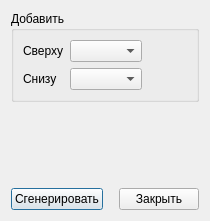
<?xml version="1.0" encoding="UTF-8"?>
<ui version="4.0">
 <class>Dialog_edit_print</class>
 <widget class="QDialog" name="Dialog_edit_print">
  <property name="geometry">
   <rect>
    <x>0</x>
    <y>0</y>
    <width>210</width>
    <height>221</height>
   </rect>
  </property>
  <property name="windowTitle">
   <string>Dialog</string>
  </property>
  <layout class="QVBoxLayout" name="verticalLayout_2">
   <item>
    <widget class="QGroupBox" name="groupBox">
     <property name="title">
      <string>Добавить</string>
     </property>
     <layout class="QVBoxLayout" name="verticalLayout">
      <item>
       <layout class="QGridLayout" name="gridLayout">
        <item row="0" column="0">
         <widget class="QLabel" name="label">
          <property name="text">
           <string>Сверху</string>
          </property>
         </widget>
        </item>
        <item row="0" column="1">
         <widget class="QComboBox" name="comboBox"/>
        </item>
        <item row="1" column="0">
         <widget class="QLabel" name="label_2">
          <property name="text">
           <string>Снизу</string>
          </property>
         </widget>
        </item>
        <item row="1" column="1">
         <widget class="QComboBox" name="comboBox_2"/>
        </item>
        <item row="1" column="2">
         <spacer name="horizontalSpacer">
          <property name="orientation">
           <enum>Qt::Horizontal</enum>
          </property>
          <property name="sizeHint" stdset="0">
           <size>
            <width>40</width>
            <height>20</height>
           </size>
          </property>
         </spacer>
        </item>
       </layout>
      </item>
     </layout>
    </widget>
   </item>
   <item>
    <spacer name="verticalSpacer">
     <property name="orientation">
      <enum>Qt::Vertical</enum>
     </property>
     <property name="sizeHint" stdset="0">
      <size>
       <width>20</width>
       <height>40</height>
      </size>
     </property>
    </spacer>
   </item>
   <item>
    <layout class="QHBoxLayout" name="horizontalLayout">
     <item>
      <widget class="QPushButton" name="pushButton_generate">
       <property name="text">
        <string>Сгенерировать</string>
       </property>
      </widget>
     </item>
     <item>
      <spacer name="horizontalSpacer_2">
       <property name="orientation">
        <enum>Qt::Horizontal</enum>
       </property>
       <property name="sizeHint" stdset="0">
        <size>
         <width>40</width>
         <height>20</height>
        </size>
       </property>
      </spacer>
     </item>
     <item>
      <widget class="QPushButton" name="pushButton_exit">
       <property name="text">
        <string>Закрыть</string>
       </property>
      </widget>
     </item>
    </layout>
   </item>
  </layout>
 </widget>
 <resources/>
 <connections/>
</ui>
